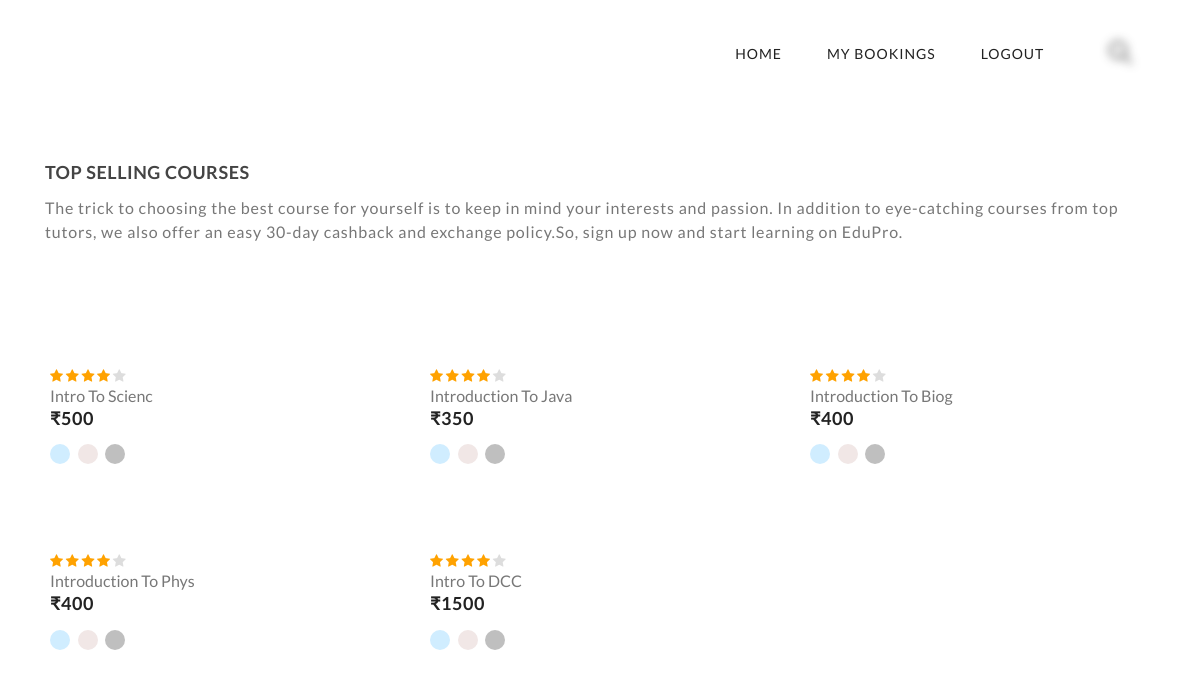
The app's page /student/ (signed in), older data.
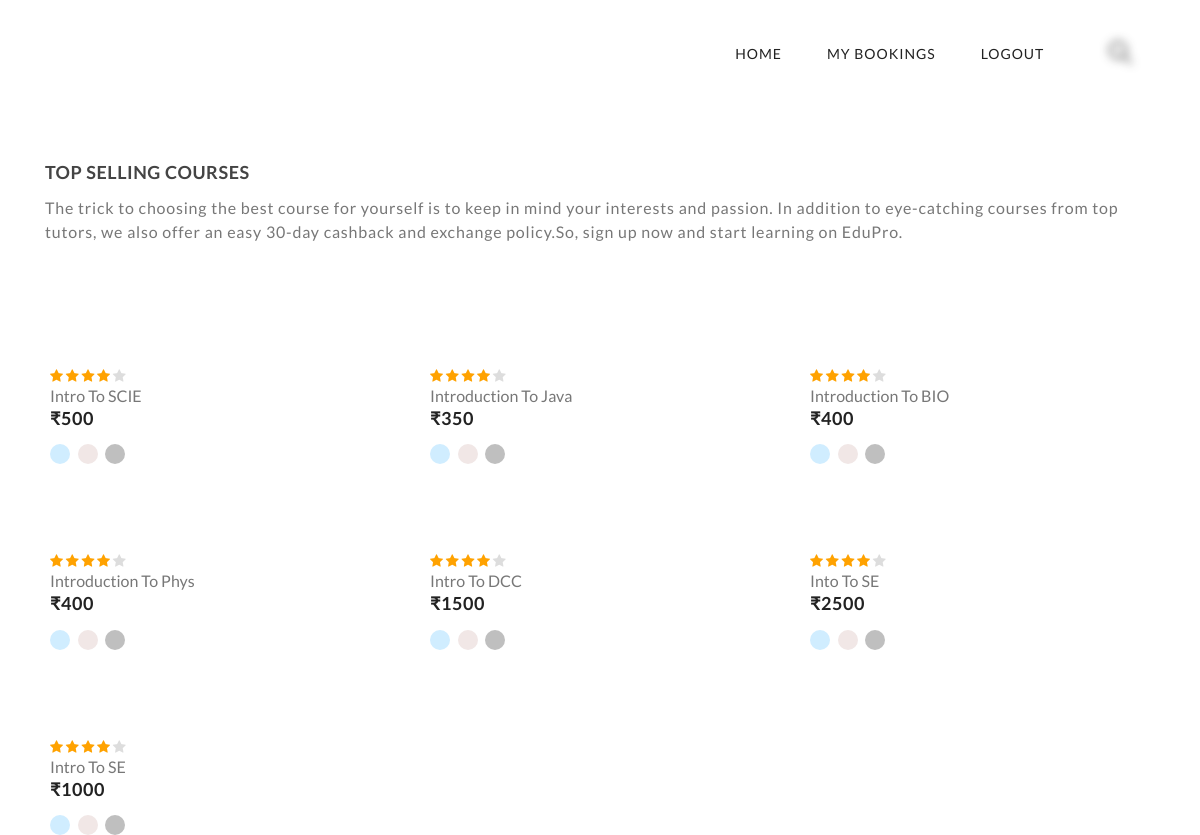
The same page, newer data.
### teacher/models.py (models this page shows)
class NewCourse(models.Model):
    user = models.ForeignKey(User,on_delete=models.CASCADE)
    title=models.CharField(max_length=20,blank=False)
    timings=models.ManyToManyField(Timings)
    price=models.IntegerField(default=0)
    description=models.TextField(max_length=250, blank=True)

### student/views.py (the view)
# urls.py: path('', views.index,name="student"),
@login_required
def index(request):
    f=NewCourse.objects.all()
    print("====")
    print(f)
    parameter={'f':f}
    return render(request,'student/index.html',parameter)

### student/templates/student/index.html (shortened to what this page needs)
<!DOCTYPE html>
<html lang="en">
<head>
    {% load static %}
    <link rel="stylesheet" type="text/css" href="http://maxcdn.bootstrapcdn.com/font-awesome/4.1.0/css/font-awesome.min.css">
    <link rel="stylesheet" type="text/css" href="{% static 'student/css/slick.css' %}">
    <link rel="stylesheet" type="text/css" href="{% static 'student/css/slick-theme.css' %}">
    <link rel="stylesheet" type="text/css" href="{% static 'student/css/animate.css' %}">
    <link rel="stylesheet" type="text/css" href="{% static 'student/css/themify-icons.css' %}">
    <link rel="stylesheet" type="text/css" href="{% static 'student/css/bootstrap.css' %}">
    <link rel="stylesheet" type="text/css" href="{% static 'student/css/style.css' %}">
</head>
<header>
    <div class="container">
        <div class="row">
            <div class="col-sm-12">
                <div class="main-menu">
                    <div class="menu-left">
                        <div class="navbar">
                        </div>
                    </div>
                    <div class="menu-right pull-right">
                        <div>
                            <nav id="main-nav">
                                <ul id="main-menu" class="sm pixelstrap sm-horizontal">
                                    <li><a href="/student">Home</a></li>
                                    <li>
                                        <a href="/student/bookings">My Bookings</a>
                                    </li>
                                    <li>
                                        <a href="/student/logout">Logout</a>
                                    </li>
                                </ul>
                            </nav>
                        </div>
                        <div>
                            <div class="icon-nav">
                                <ul>
                                    <li class="onhover-div mobile-search">
                                        <div><img src="../assets/images/icon/search.png" onclick="openSearch()"
                                                class="img-fluid blur-up lazyload" alt=""> </div>
                                    </li>
                                    <li class="onhover-div mobile-setting">
                                    </li>
                                </ul>
                            </div>
                        </div>
                    </div>
                </div>
            </div>
        </div>
    </div>
</header>
<body>
    <section class="section-b-space ratio_asos p-0">
        <div class="collection-wrapper">
            <div class="container">
                <div class="row">
                    <div class="collection-content col">
                        <div class="page-main-content">
                            <div class="top-banner-wrapper">
                                <div class="top-banner-content small-section">
                                    <h4>TOP SELLING COURSES</h4>
                                    <p>The trick to choosing the best course for yourself is to keep in mind your interests and passion.
                                        In addition to eye-catching courses from top tutors, we also offer an easy
                                        30-day cashback and exchange policy.So,
                                        sign up now and start learning on EduPro. </p>
                                </div>
                            </div>
                            <div class="collection-product-wrapper">
                                <div class="product-wrapper-grid">
                                    <div class="row margin-res">
                                        {% for i in f %}
                                        <div class="col-lg-4 col-6 col-grid-box">
                                            <div class="product-box">
                                                <div class="img-wrapper">
                                                    <div class="front">
                                                    </div>
                                                </div>
                                                <div class="product-detail">
                                                    <div>
                                                        <div class="rating"><i class="fa fa-star"></i> <i
                                                                class="fa fa-star"></i> <i class="fa fa-star"></i> <i
                                                                class="fa fa-star"></i> <i class="fa fa-star"></i></div>
                                                        <a href="/student/chooseslot/{{i.id}}">
                                                            <h6>{{i.title}}</h6>
                                                        </a>
                                                        <h4>₹{{i.price}}</h4>
                                                        <ul class="color-variant">
                                                            <li class="bg-light0"></li>
                                                            <li class="bg-light1"></li>
                                                            <li class="bg-light2"></li>
                                                        </ul>
                                                    </div>
                                                </div>
                                            </div>
                                        </div>
                                        {% endfor %}
                                                           </div>
                                        </div>
                                    </div>
                                </div>
                            </div>
                        </div>
                    </div>
                </div>
    </section>
</body>
</html>

Row changes from the older to the newer data that the page shows:
changed NewCourse: title "Intro To Scienc" → "Intro To SCIE"
changed NewCourse: title "Introduction To Biog" → "Introduction To BIO"
added NewCourse: title "Into To SE", price "2500"
added NewCourse: title "Intro To SE", price "1000"
